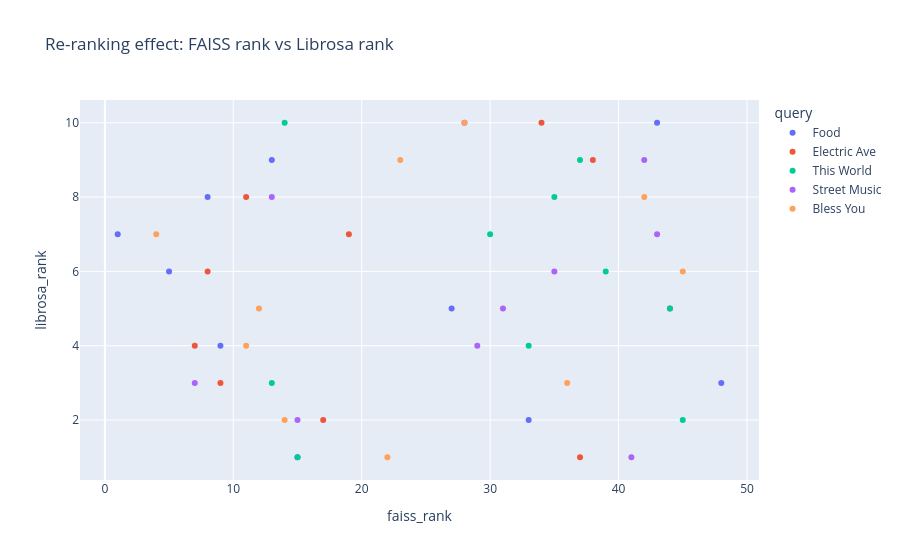

Notebook source saved alongside this figure:
### Code cell
import subprocess
subprocess.run(["pip", "install", "plotly"], check=True)
import plotly.express as px
import pandas as pd, json

with open(r"D:\music_data\figure3_data.json") as f:
    data = json.load(f)

rows = []
for q in data:
    for c in q['candidates']:
        rows.append({
            'query': q['query_label'],
            'faiss_rank': c['rank_faiss'],
            'librosa_rank': c['rank_librosa'],
            'faiss_score': c['faiss_score'],
            'librosa_score': c['librosa_score'],
        })

df_plot = pd.DataFrame(rows)
fig = px.scatter(df_plot, x='faiss_rank', y='librosa_rank',
                 color='query', size_max=10,df = pd.read_parquet(r"D:\music_data\processed\ab_fma_v3.parquet")
print(df.columns.tolist())
                 title='Re-ranking effect: FAISS rank vs Librosa rank')
fig.show()

### Figure 1 — Plotly figure (JSON) as saved in the notebook; plotly's stock layout.template omitted (floating-point values rounded to 4 significant figures)
{"data": [{"hovertemplate": "query=Food<br>faiss_rank=%{x}<br>librosa_rank=%{y}<extra></extra>", "legendgroup": "Food", "marker": {"color": "#636efa", "symbol": "circle"}, "mode": "markers", "name": "Food", "orientation": "v", "showlegend": true, "type": "scatter", "x": [15, 33, 48, 9, 27, 5, 1, 8, 13, 43], "xaxis": "x", "y": [1, 2, 3, 4, 5, 6, 7, 8, 9, 10], "yaxis": "y"}, {"hovertemplate": "query=Electric Ave<br>faiss_rank=%{x}<br>librosa_rank=%{y}<extra></extra>", "legendgroup": "Electric Ave", "marker": {"color": "#EF553B", "symbol": "circle"}, "mode": "markers", "name": "Electric Ave", "orientation": "v", "showlegend": true, "type": "scatter", "x": [37, 17, 9, 7, 44, 8, 19, 11, 38, 34], "xaxis": "x", "y": [1, 2, 3, 4, 5, 6, 7, 8, 9, 10], "yaxis": "y"}, {"hovertemplate": "query=This World<br>faiss_rank=%{x}<br>librosa_rank=%{y}<extra></extra>", "legendgroup": "This World", "marker": {"color": "#00cc96", "symbol": "circle"}, "mode": "markers", "name": "This World", "orientation": "v", "showlegend": true, "type": "scatter", "x": [15, 45, 13, 33, 44, 39, 30, 35, 37, 14], "xaxis": "x", "y": [1, 2, 3, 4, 5, 6, 7, 8, 9, 10], "yaxis": "y"}, {"hovertemplate": "query=Street Music<br>faiss_rank=%{x}<br>librosa_rank=%{y}<extra></extra>", "legendgroup": "Street Music", "marker": {"color": "#ab63fa", "symbol": "circle"}, "mode": "markers", "name": "Street Music", "orientation": "v", "showlegend": true, "type": "scatter", "x": [41, 15, 7, 29, 31, 35, 43, 13, 42, 28], "xaxis": "x", "y": [1, 2, 3, 4, 5, 6, 7, 8, 9, 10], "yaxis": "y"}, {"hovertemplate": "query=Bless You<br>faiss_rank=%{x}<br>librosa_rank=%{y}<extra></extra>", "legendgroup": "Bless You", "marker": {"color": "#FFA15A", "symbol": "circle"}, "mode": "markers", "name": "Bless You", "orientation": "v", "showlegend": true, "type": "scatter", "x": [22, 14, 36, 11, 12, 45, 4, 42, 23, 28], "xaxis": "x", "y": [1, 2, 3, 4, 5, 6, 7, 8, 9, 10], "yaxis": "y"}], "layout": {"legend": {"title": {"text": "query"}, "tracegroupgap": 0}, "title": {"text": "Re-ranking effect: FAISS rank vs Librosa rank"}, "xaxis": {"anchor": "y", "domain": [0, 1], "title": {"text": "faiss_rank"}}, "yaxis": {"anchor": "x", "domain": [0, 1], "title": {"text": "librosa_rank"}}}}
